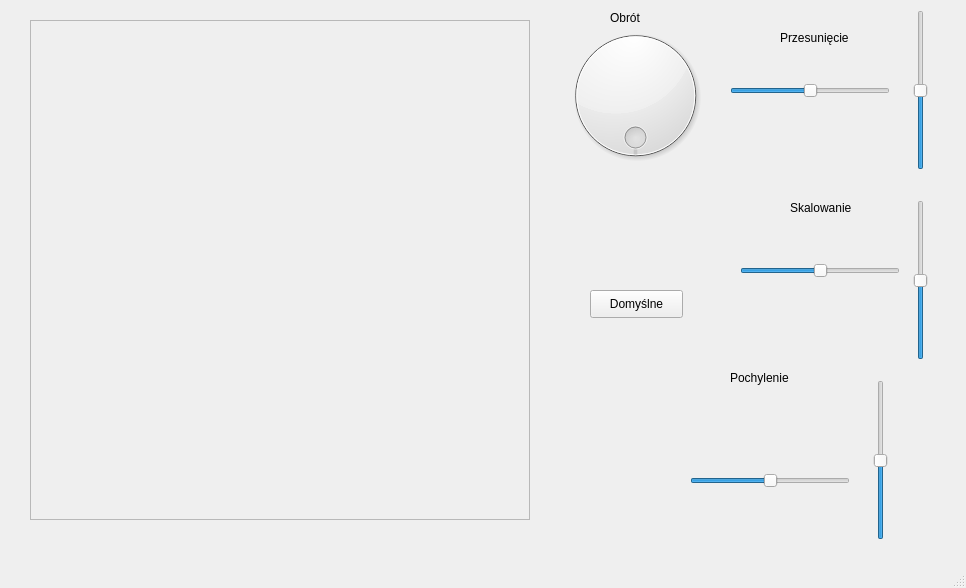
<?xml version="1.0" encoding="UTF-8"?>
<ui version="4.0">
 <class>MyWindow</class>
 <widget class="QMainWindow" name="MyWindow">
  <property name="geometry">
   <rect>
    <x>0</x>
    <y>0</y>
    <width>966</width>
    <height>588</height>
   </rect>
  </property>
  <property name="windowTitle">
   <string>MyWindow</string>
  </property>
  <widget class="QWidget" name="centralWidget">
   <widget class="QFrame" name="rysujFrame">
    <property name="geometry">
     <rect>
      <x>30</x>
      <y>20</y>
      <width>500</width>
      <height>500</height>
     </rect>
    </property>
    <property name="frameShape">
     <enum>QFrame::StyledPanel</enum>
    </property>
    <property name="frameShadow">
     <enum>QFrame::Raised</enum>
    </property>
   </widget>
   <widget class="QDial" name="rotacja">
    <property name="geometry">
     <rect>
      <x>550</x>
      <y>20</y>
      <width>171</width>
      <height>151</height>
     </rect>
    </property>
    <property name="mouseTracking">
     <bool>true</bool>
    </property>
    <property name="maximum">
     <number>360</number>
    </property>
    <property name="value">
     <number>0</number>
    </property>
    <property name="sliderPosition">
     <number>0</number>
    </property>
    <property name="tracking">
     <bool>false</bool>
    </property>
    <property name="orientation">
     <enum>Qt::Vertical</enum>
    </property>
    <property name="wrapping">
     <bool>true</bool>
    </property>
   </widget>
   <widget class="QSlider" name="szerokosc">
    <property name="geometry">
     <rect>
      <x>730</x>
      <y>80</y>
      <width>160</width>
      <height>22</height>
     </rect>
    </property>
    <property name="minimum">
     <number>-500</number>
    </property>
    <property name="maximum">
     <number>500</number>
    </property>
    <property name="value">
     <number>0</number>
    </property>
    <property name="orientation">
     <enum>Qt::Horizontal</enum>
    </property>
   </widget>
   <widget class="QSlider" name="wysokosc">
    <property name="geometry">
     <rect>
      <x>910</x>
      <y>10</y>
      <width>22</width>
      <height>160</height>
     </rect>
    </property>
    <property name="minimum">
     <number>-500</number>
    </property>
    <property name="maximum">
     <number>500</number>
    </property>
    <property name="value">
     <number>0</number>
    </property>
    <property name="orientation">
     <enum>Qt::Vertical</enum>
    </property>
   </widget>
   <widget class="QSlider" name="scalszer">
    <property name="geometry">
     <rect>
      <x>740</x>
      <y>260</y>
      <width>160</width>
      <height>22</height>
     </rect>
    </property>
    <property name="minimum">
     <number>0</number>
    </property>
    <property name="maximum">
     <number>100</number>
    </property>
    <property name="value">
     <number>50</number>
    </property>
    <property name="orientation">
     <enum>Qt::Horizontal</enum>
    </property>
   </widget>
   <widget class="QSlider" name="scalwys">
    <property name="geometry">
     <rect>
      <x>910</x>
      <y>200</y>
      <width>22</width>
      <height>160</height>
     </rect>
    </property>
    <property name="minimum">
     <number>0</number>
    </property>
    <property name="maximum">
     <number>100</number>
    </property>
    <property name="value">
     <number>50</number>
    </property>
    <property name="orientation">
     <enum>Qt::Vertical</enum>
    </property>
   </widget>
   <widget class="QLabel" name="label">
    <property name="geometry">
     <rect>
      <x>780</x>
      <y>30</y>
      <width>91</width>
      <height>16</height>
     </rect>
    </property>
    <property name="text">
     <string>Przesunięcie</string>
    </property>
   </widget>
   <widget class="QLabel" name="label_2">
    <property name="geometry">
     <rect>
      <x>790</x>
      <y>200</y>
      <width>81</width>
      <height>16</height>
     </rect>
    </property>
    <property name="text">
     <string>Skalowanie</string>
    </property>
   </widget>
   <widget class="QLabel" name="label_3">
    <property name="geometry">
     <rect>
      <x>610</x>
      <y>10</y>
      <width>55</width>
      <height>16</height>
     </rect>
    </property>
    <property name="text">
     <string>Obrót</string>
    </property>
   </widget>
   <widget class="QSlider" name="horizontalSlider">
    <property name="geometry">
     <rect>
      <x>690</x>
      <y>470</y>
      <width>160</width>
      <height>22</height>
     </rect>
    </property>
    <property name="minimum">
     <number>0</number>
    </property>
    <property name="maximum">
     <number>100</number>
    </property>
    <property name="singleStep">
     <number>1</number>
    </property>
    <property name="value">
     <number>50</number>
    </property>
    <property name="orientation">
     <enum>Qt::Horizontal</enum>
    </property>
   </widget>
   <widget class="QLabel" name="label_4">
    <property name="geometry">
     <rect>
      <x>730</x>
      <y>370</y>
      <width>91</width>
      <height>16</height>
     </rect>
    </property>
    <property name="text">
     <string>Pochylenie</string>
    </property>
   </widget>
   <widget class="QSlider" name="verticalSlider">
    <property name="geometry">
     <rect>
      <x>870</x>
      <y>380</y>
      <width>22</width>
      <height>160</height>
     </rect>
    </property>
    <property name="maximum">
     <number>100</number>
    </property>
    <property name="value">
     <number>50</number>
    </property>
    <property name="orientation">
     <enum>Qt::Vertical</enum>
    </property>
   </widget>
   <widget class="QPushButton" name="pushButton">
    <property name="geometry">
     <rect>
      <x>590</x>
      <y>290</y>
      <width>93</width>
      <height>28</height>
     </rect>
    </property>
    <property name="text">
     <string>Domyślne</string>
    </property>
   </widget>
  </widget>
  <widget class="QMenuBar" name="menuBar">
   <property name="geometry">
    <rect>
     <x>0</x>
     <y>0</y>
     <width>966</width>
     <height>26</height>
    </rect>
   </property>
  </widget>
  <widget class="QStatusBar" name="statusBar"/>
 </widget>
 <layoutdefault spacing="6" margin="11"/>
 <resources/>
 <connections/>
</ui>
